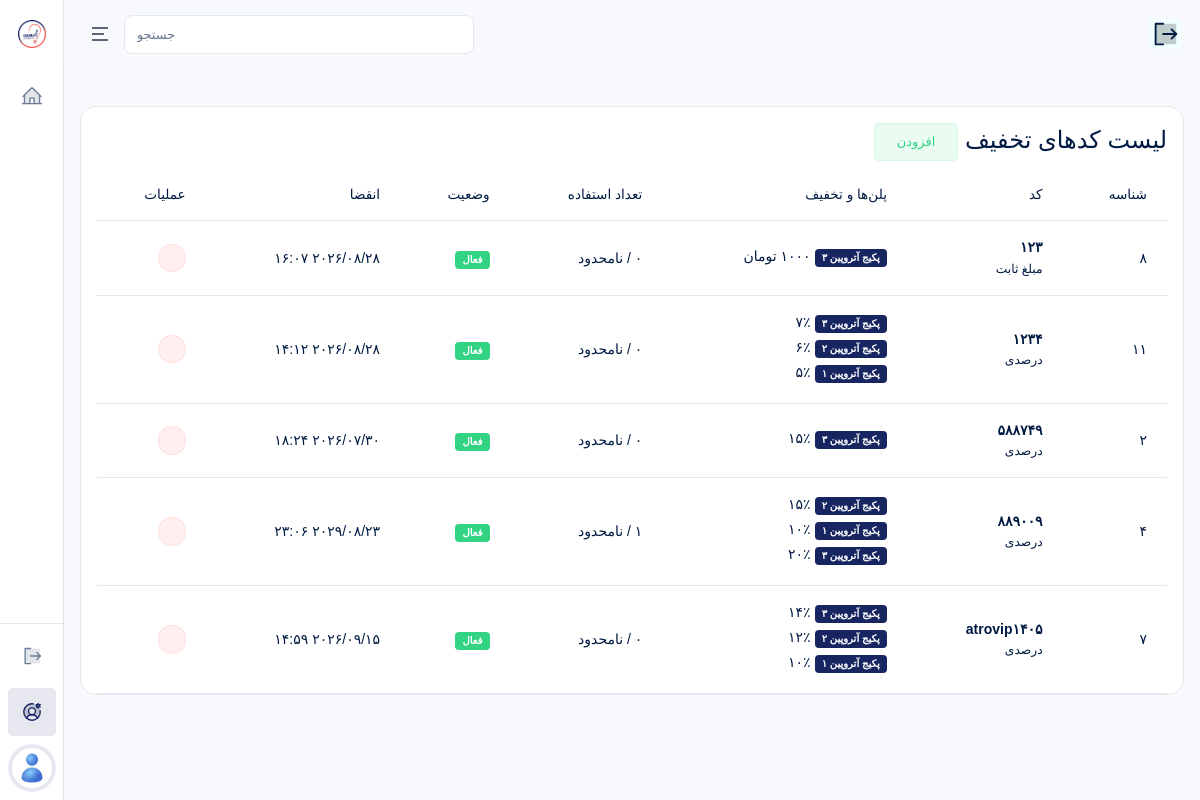
Screenshot of /accounts/admins/discount-codes/ (signed in) with the database file from the repository.
### payments/models.py (models this page shows, shortened)
class DiscountCode(models.Model):
    TYPE_CHOICES = (
        ("percent", "درصدی"),
        ("fixed", "مبلغ ثابت"),
    )
    code = models.CharField(
        max_length=30,
        verbose_name="کد"
    )
    type = models.CharField(
        max_length=10,
        choices=TYPE_CHOICES,
        verbose_name="نوع تخفیف"
    )
    value = models.PositiveIntegerField(
        verbose_name="مقدار تخفیف"
    )
    max_discount = models.PositiveIntegerField(
        null=True,
        blank=True,
        verbose_name="سقف تخفیف"
    )
    packages = models.ManyToManyField(
        Package,
        blank=True,
        verbose_name="پلن‌های مجاز"
    )
    users = models.ManyToManyField(
        User,
        blank=True,
        verbose_name="کاربران مجاز"
    )
    start_at = models.DateTimeField()
    end_at = models.DateTimeField()
    usage_limit = models.PositiveIntegerField(
        default=0,
        help_text="0 یعنی نامحدود"
    )
    usage_count = models.PositiveIntegerField(
        default=0
    )
    per_user_limit = models.PositiveIntegerField(
        default=1
    )
    minimum_amount = models.PositiveIntegerField(
        default=0
    )
    active = models.BooleanField(
        default=True
    )
    apply_to_all_users = models.BooleanField(
        default=False,
        verbose_name="برای همه کاربران"
    )
    apply_to_all_packages = models.BooleanField(
        default=False,
        verbose_name="برای همه پلن‌ها"
    )
    class Meta:
        verbose_name = "کد تخفیف"
        verbose_name_plural = "کدهای تخفیف"
        ordering = ["-id"]

class Package(models.Model):
    SERVICE_CHOICES = (
        ("1", "جلسه فردی با دکتر نایب زاده"),
        ("2", "جلسه فردی با دکتر جهان‌تیغ"),
        ("3", "تحلیل شخصیت"),
        ("4", "تعیین شانس قبولی"),
        ("5", "پایگاه داده"),
    )
    TYPE_CHOICES = (
        ("1", "برنزی"),
        ("2", "نقره ایی"),
        ("3", "طلایی"),
    )
    name = models.CharField(
        max_length=200,
        verbose_name="نام"
    )
    service = MultiSelectField(
        max_length=100,
        choices=SERVICE_CHOICES,
        verbose_name="خدمات"
    )
    type = models.CharField(
        max_length=1,
        choices=TYPE_CHOICES,
        verbose_name="نوع پکیج"
    )
    content = CKEditor5Field(
        "معرفی و توضیحات",
        config_name="default",
        null=True,
        blank=True
    )
    price_before_discount = models.DecimalField(
        max_digits=12,
        decimal_places=0,
        verbose_name="قیمت قبل از تخفیف (اختیاری)",
        null=True,
        blank=True
    )
    total_price = models.DecimalField(
        max_digits=12,
        decimal_places=0,
        verbose_name="قیمت به تومان"
    )
    is_public = models.BooleanField(
        default=True,
        verbose_name="نمایش عمومی"
    )
    class Meta:
        verbose_name = "پلن"
        verbose_name_plural = "پلن ها"
        ordering = ["-id"]

### accounts/views.py (the view)
# urls.py: path("admins/discount-codes/", DiscountCodeListView.as_view(), name="discount_code_list"),
class DiscountCodeListView(RoleRequiredMixin, SuperAdminSidebarContextMixin, ListView):
    allowed_roles = ["super_admin"]
    model = DiscountCode
    template_name = "accounts/admins/discount_code_list.html"
    context_object_name = "groups"
    def get_queryset(self):
        discounts = DiscountCode.objects.prefetch_related("packages").order_by("code", "-id")
        data = []
        for code, items in groupby(discounts, key=lambda x: x.code):
            items = list(items)
            first = items[0]
            package_values = []
            for d in items:
                for p in d.packages.all():
                    package_values.append({
                        "name": p.name,
                        "value": d.value,
                    })
            data.append({
                "id": first.id,
                "code": first.code,
                "type": first.get_type_display(),
                "active": first.active,
                "end_at": first.end_at,
                "usage_count": sum(i.usage_count for i in items),
                "usage_limit": first.usage_limit,
                "packages": package_values,
            })
        return data

### accounts/mixins.py (called while the page is built)
    def get_context_data(self, **kwargs):
        context = super().get_context_data(**kwargs)
        context.update({
            "PlansIntroductionCreated": PlansIntroduction.objects.first(),
            "CounselingIntroductionCreated": CounselingIntroduction.objects.first(),
            "EstimationIntroductionCreated": EstimationIntroduction.objects.first(),
            "ChoiceIntroductionCreated": ChoiceIntroduction.objects.first(),
            "LiveIntroductionCreated": LiveIntroduction.objects.first(),
            "AboutUsIntroductionCreated": AboutUsIntroduction.objects.first(),
            "DataIntroductionCreated": DataIntroduction.objects.first(),
        })
        return context

    def test_func(self):
        return (
            self.request.user.is_authenticated and
            self.request.user.role in self.allowed_roles and
            not self.request.user.is_suspended
        )

### pages/views.py (called while the page is built, shortened)
def global_context(request):
    has_database_service = False
    wallet = False
    nayeb_link = Consultant.objects.filter(
        user__last_name="نایب زاده"
    ).first()
    try:
        nayeb_consultant_open = User.objects.filter(id=73).first().user_consultant.show_schedules
        jahan_consultant_open = User.objects.filter(id=74).first().user_consultant.show_schedules
    except:
        nayeb_consultant_open = False
        jahan_consultant_open = False
    return {
        "has_database_service": has_database_service,
        "nayeb_link": nayeb_link,
        "wallet": wallet,
        "nayeb_consultant_open": nayeb_consultant_open,
        "jahan_consultant_open": jahan_consultant_open,
    }

### templates/accounts/admins/discount_code_list.html (shortened to what this page needs)
{% extends 'bases/dashboard.html' %}
{% load static %}
{% block content %}
<div class="table-responsive" dir="rtl">
    <div class="card-header justify-content-between">
        <div class="card-title">
            <h4>
                لیست کدهای تخفیف
                <a href="{% url 'discount_code_add' %}">
                    <span class="btn btn-success-transparent">
                        افزودن
                    </span>
                </a>
            </h4>
        </div>
    </div>
    <table class="table text-nowrap table-hover">
        <thead>
        <tr>
            <th>شناسه</th>
            <th>کد</th>
            <th>پلن‌ها و تخفیف</th>
            <th>تعداد استفاده</th>
            <th>وضعیت</th>
            <th>انقضا</th>
            <th>عملیات</th>
        </tr>
        </thead>
        <tbody>
        {% for discount in groups %}
        <tr>
            <td>{{ discount.id }}</td>
            <td>
                <strong>{{ discount.code }}</strong><br>
                <small>{{ discount.type }}</small>
            </td>
            <td>
                {% for item in discount.packages %}
                    <div class="mb-1">
                        <span class="badge bg-primary">{{ item.name }}</span>
                        {% if discount.type == "درصدی" %}
                            {{ item.value }}٪
                        {% else %}
                            {{ item.value }} تومان
                        {% endif %}
                    </div>
                {% endfor %}
            </td>
            <td>
                {{ discount.usage_count }} /
                {% if discount.usage_limit == 0 %}
                    نامحدود
                {% else %}
                    {{ discount.usage_limit }}
                {% endif %}
            </td>
            <td>
                {% if discount.active %}
                    <span class="badge bg-success">فعال</span>
                {% else %}
                    <span class="badge bg-danger">غیرفعال</span>
                {% endif %}
            </td>
            <td>{{ discount.end_at|date:"Y/m/d H:i" }}</td>
            <td>
                <a href="{% url 'discount_code_delete' discount.id %}"
                class="btn btn-sm btn-danger-transparent rounded-pill">
                    <i class="ri-delete-bin-line"></i>
                </a>
            </td>
        </tr>
        {% empty %}
        <tr>
            <td colspan="7" class="text-center">موردی یافت نشد.</td>
        </tr>
        {% endfor %}
        </tbody>
    </table>
</div>
{% endblock %}

### rows the page displays
DiscountCode: code "۱۲۳", end_at "۲۰۲۶/۰۸/۲۸ ۱۶:۰۷"
Package: name "پکیج آتروپین ۳" "پکیج آتروپین ۳" "پکیج آتروپین ۳" "پکیج آتروپین ۳" "پکیج آتروپین ۳"
DiscountCode: code "۱۲۳۴", end_at "۲۰۲۶/۰۸/۲۸ ۱۴:۱۲"
Package: name "پکیج آتروپین ۲" "پکیج آتروپین ۲" "پکیج آتروپین ۲"
Package: name "پکیج آتروپین ۱" "پکیج آتروپین ۱" "پکیج آتروپین ۱"
DiscountCode: code "۵۸۸۷۴۹", end_at "۲۰۲۶/۰۷/۳۰ ۱۸:۲۴"
DiscountCode: code "۸۸۹۰۰۹", end_at "۲۰۲۹/۰۸/۲۳ ۲۳:۰۶"
DiscountCode: code "atrovip۱۴۰۵", end_at "۲۰۲۶/۰۹/۱۵ ۱۴:۵۹"

### other values shown
{{ discount.id }} "۸" "۱۱" "۲" "۴" "۷"
{{ discount.type }} "مبلغ ثابت" "درصدی" "درصدی" "درصدی" "درصدی"
{{ item.value }} "۱۰۰۰"
{{ discount.usage_count }} "۰" "۰" "۰" "۱" "۰"
{{ item.value }} "۷" "۶" "۵" "۱۵" "۱۵" "۱۰" "۲۰" "۱۴" "۱۲" "۱۰"
